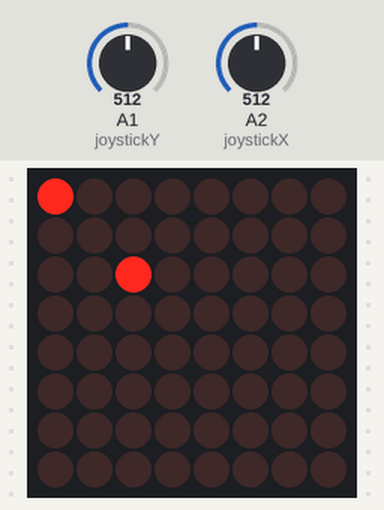
The sketch below on a simulated Arduino Uno, built with avr-gcc and run on an emulated ATmega328P. Shown: 8×8 LED matrix. The test bench sets the inputs (shaded band); at power-on: A1 (joystickY) = 512, A2 (joystickX) = 512. Random numbers use the default seed unless the sketch sets one.

Above: at 1.2 s.
1.3 s: A1 (joystickY) set to 610
At 1.93 s:
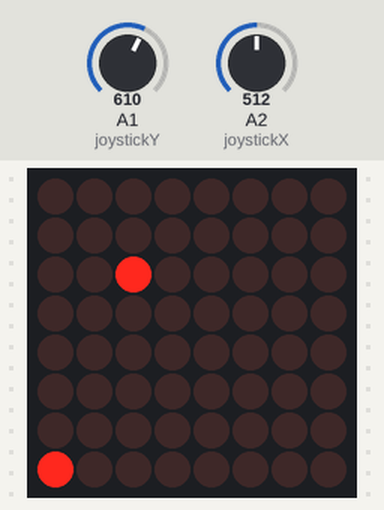
4.3 s: A2 (joystickX) set to 582
6.1 s: A2 (joystickX) set to 616
At 6.85 s:
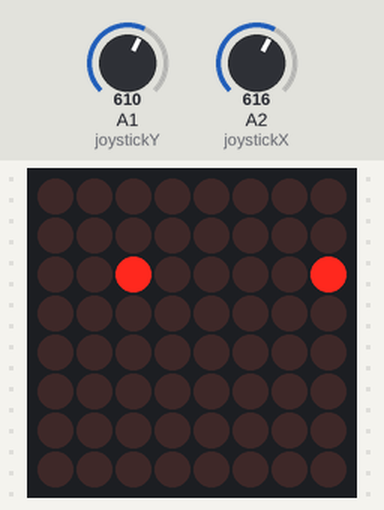
9.1 s: A2 (joystickX) set to 590
At 9.63 s:
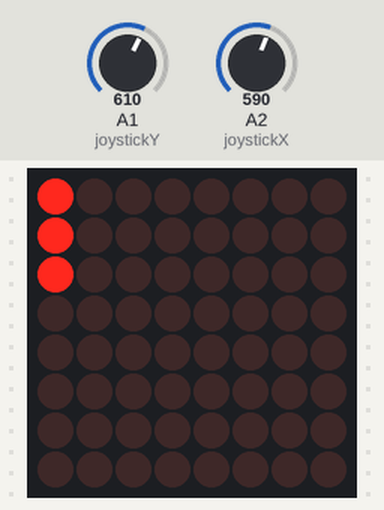
11.6 s: A1 (joystickY) set to 413
14.6 s: A1 (joystickY) set to 381
At 16.68 s:
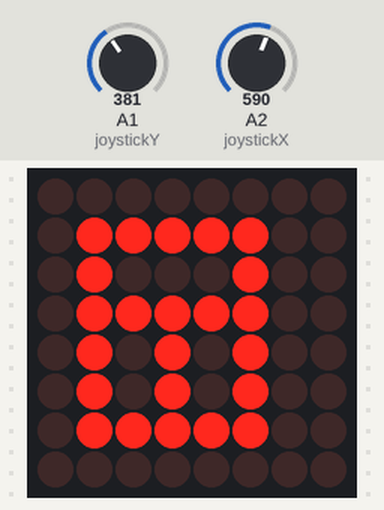
Timing chart, 0 to 18.2 s (numbered marks = the images above; inputs shaded):
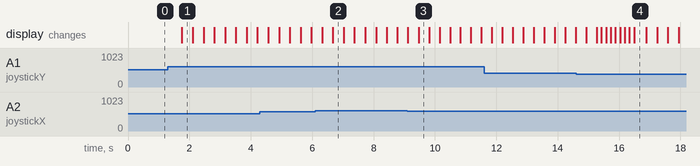

Measured:
- the behaviour switches between 600 and 601 on A2 (joystickX) (found by bisection; images 1 and 2)
- the behaviour switches between 400 and 399 on A1 (joystickY) (found by bisection; images 3 and 4)
- after the input at 1.3 s, the display: changes after 0.46 s (image 1)
- what the display in image 4 shows lasts 0.4 s, from 16.5 s to 16.9 s

The sketch:

arduino_game.ino
```cpp
// 8x8 led matrix snake game

#include "Snake.h"
#include "LedControl.h"

/* Led Matrix Setup */

LedControl lc = LedControl(12, 11, 10, 1);
// LedControl(int dataPin, int clkPin, int csPin, int numDevices=1)

void setupLedControl()
{
  // the zero refers to the MAX7219 number, it is zero for 1 chip
  lc.shutdown(0, false); // turn off power saving, enables display
  lc.setIntensity(0, 4); // sets brightness (0~15 possible values)
  lc.clearDisplay(0);    // clear screen
}

/* Utility function for printing digits using lc */
void printDigit(int digit, int offset)
{
  int ox = 1 + (offset > 0 ? 3 : 0);
  int oy = 1;

  switch (digit)
  {
    case 0:
      lc.setLed(0, ox, oy, true);
      lc.setLed(0, ox, oy+1, true);
      lc.setLed(0, ox, oy+2, true);
      lc.setLed(0, ox, oy+3, true);
      lc.setLed(0, ox, oy+4, true);

      lc.setLed(0, ox+1, oy, true);
      lc.setLed(0, ox+1, oy+4, true);

      lc.setLed(0, ox+2, oy, true);
      lc.setLed(0, ox+2, oy+1, true);
      lc.setLed(0, ox+2, oy+2, true);
      lc.setLed(0, ox+2, oy+3, true);
      lc.setLed(0, ox+2, oy+4, true);
      break;

    case 1:
      lc.setLed(0, ox+2, oy, true);
      lc.setLed(0, ox+2, oy+1, true);
      lc.setLed(0, ox+2, oy+2, true);
      lc.setLed(0, ox+2, oy+3, true);
      lc.setLed(0, ox+2, oy+4, true);
      break;

    case 2:
      lc.setLed(0, ox, oy, true);
      lc.setLed(0, ox, oy+1, true);
      lc.setLed(0, ox, oy+2, true);
      lc.setLed(0, ox, oy+4, true);

      lc.setLed(0, ox+1, oy, true);
      lc.setLed(0, ox+1, oy+2, true);
      lc.setLed(0, ox+1, oy+4, true);

      lc.setLed(0, ox+2, oy, true);
      lc.setLed(0, ox+2, oy+2, true);
      lc.setLed(0, ox+2, oy+3, true);
      lc.setLed(0, ox+2, oy+4, true);
      break;

    case 3:
      lc.setLed(0, ox, oy, true);
      lc.setLed(0, ox, oy+2, true);
      lc.setLed(0, ox, oy+4, true);

      lc.setLed(0, ox+1, oy, true);
      lc.setLed(0, ox+1, oy+2, true);
      lc.setLed(0, ox+1, oy+4, true);

      lc.setLed(0, ox+2, oy, true);
      lc.setLed(0, ox+2, oy+1, true);
      lc.setLed(0, ox+2, oy+2, true);
      lc.setLed(0, ox+2, oy+3, true);
      lc.setLed(0, ox+2, oy+4, true);
      break;

    case 4:
      lc.setLed(0, ox, oy+2, true);
      lc.setLed(0, ox, oy+3, true);
      lc.setLed(0, ox, oy+4, true);

      lc.setLed(0, ox+1, oy+2, true);

      lc.setLed(0, ox+2, oy, true);
      lc.setLed(0, ox+2, oy+1, true);
      lc.setLed(0, ox+2, oy+2, true);
      lc.setLed(0, ox+2, oy+3, true);
      lc.setLed(0, ox+2, oy+4, true);
      break;

    case 5:
      lc.setLed(0, ox, oy, true);
      lc.setLed(0, ox, oy+2, true);
      lc.setLed(0, ox, oy+3, true);
      lc.setLed(0, ox, oy+4, true);

      lc.setLed(0, ox+1, oy, true);
      lc.setLed(0, ox+1, oy+2, true);
      lc.setLed(0, ox+1, oy+4, true);

      lc.setLed(0, ox+2, oy, true);
      lc.setLed(0, ox+2, oy+1, true);
      lc.setLed(0, ox+2, oy+2, true);
      lc.setLed(0, ox+2, oy+4, true);
      break;

    case 6:
      lc.setLed(0, ox, oy, true);
      lc.setLed(0, ox, oy+1, true);
      lc.setLed(0, ox, oy+2, true);
      lc.setLed(0, ox, oy+3, true);
      lc.setLed(0, ox, oy+4, true);

      lc.setLed(0, ox+1, oy, true);
      lc.setLed(0, ox+1, oy+2, true);
      lc.setLed(0, ox+1, oy+4, true);

      lc.setLed(0, ox+2, oy, true);
      lc.setLed(0, ox+2, oy+1, true);
      lc.setLed(0, ox+2, oy+2, true);
      lc.setLed(0, ox+2, oy+4, true);
      break;

    case 7:
      lc.setLed(0, ox, oy+4, true);

      lc.setLed(0, ox+1, oy+4, true);

      lc.setLed(0, ox+2, oy, true);
      lc.setLed(0, ox+2, oy+1, true);
      lc.setLed(0, ox+2, oy+2, true);
      lc.setLed(0, ox+2, oy+3, true);
      lc.setLed(0, ox+2, oy+4, true);
      break;

    case 8:
      lc.setLed(0, ox, oy, true);
      lc.setLed(0, ox, oy+1, true);
      lc.setLed(0, ox, oy+2, true);
      lc.setLed(0, ox, oy+3, true);
      lc.setLed(0, ox, oy+4, true);

      lc.setLed(0, ox+1, oy, true);
      lc.setLed(0, ox+1, oy+2, true);
      lc.setLed(0, ox+1, oy+4, true);

      lc.setLed(0, ox+2, oy, true);
      lc.setLed(0, ox+2, oy+1, true);
      lc.setLed(0, ox+2, oy+2, true);
      lc.setLed(0, ox+2, oy+3, true);
      lc.setLed(0, ox+2, oy+4, true);
      break;

    case 9:
      lc.setLed(0, ox, oy, true);
      lc.setLed(0, ox, oy+2, true);
      lc.setLed(0, ox, oy+3, true);
      lc.setLed(0, ox, oy+4, true);

      lc.setLed(0, ox+1, oy, true);
      lc.setLed(0, ox+1, oy+2, true);
      lc.setLed(0, ox+1, oy+4, true);

      lc.setLed(0, ox+2, oy, true);
      lc.setLed(0, ox+2, oy+1, true);
      lc.setLed(0, ox+2, oy+2, true);
      lc.setLed(0, ox+2, oy+3, true);
      lc.setLed(0, ox+2, oy+4, true);
      break;

  }
}

/* Game Class Setup */

class Game : public Snake
{
public:
  int generateRandomNumber()
  {
    return random(8);
  }

  int drawSnakePart(int x, int y)
  {
    lc.setLed(0, x, y, true);
  }

  int drawFoodPart(int x, int y)
  {
    lc.setLed(0, x, y, true);
  }

  void delayBetweenUpdates(int difficulty)
  {
    delay(350 - difficulty);
  }

  void gameOverDisplay()
  {
    int score = getScore();

    lc.clearDisplay(0);

    // display game over animation

    for (int i = 0; i < 8; i++)
    {
      for (int j = 7; j >= 0; j--)
      {
        lc.setLed(0, j, i, true);
      }
      delay(150);
    }


    lc.clearDisplay(0);


    // display score

    printDigit(score / 10, 0);
    printDigit(score % 10, 1);


  }
} game;

/* Joystick Setup */

const int joystickX = 2;
const int joystickY = 1;
int x;
int y;

// these will serve as thresholds for left, right, up and down motions
const int LEFT_THRESH = 600;
const int RIGHT_THRESH = 400;
const int UP_THRESH = 600;
const int DOWN_THRESH = 400;

// the following 4 functions will trigger if their threshold is passed

void checkLeftMotion()
{
  if (y > LEFT_THRESH)
  {
    game.sendInput(game.MOVE_LEFT);
  }
}

void checkRightMotion()
{
  if (y < RIGHT_THRESH)
  {
    game.sendInput(game.MOVE_RIGHT);
  }
}

void checkUpMotion()
{
  if (x > UP_THRESH)
  {
    game.sendInput(game.MOVE_UP);
  }
}

void checkDownMotion()
{
  if (x < DOWN_THRESH)
  {
    game.sendInput(game.MOVE_DOWN);
  }
}

// this function wraps up the four above for clearer code
void handleInput()
{
  x = analogRead(joystickX);
  y = analogRead(joystickY);

  checkLeftMotion();
  checkRightMotion();
  checkUpMotion();
  checkDownMotion();
}

// this function restarts the game after receiving input
void awaitForInput()
{
  x = analogRead(joystickX);
  y = analogRead(joystickY);

  if (x > UP_THRESH ||
      x < DOWN_THRESH ||
      y < RIGHT_THRESH ||
      y > LEFT_THRESH)
  {
    game.init();
  }
}

/* Arduino code */

void setup()
{
  Serial.begin(9600);
  randomSeed(analogRead(0));
  setupLedControl();
  game.init();
}

void loop()
{
  if (game.isPlaying())
  {
    handleInput();
    lc.clearDisplay(0);
    game.render();
    game.update();
    game.delayBetweenUpdates(game.getDifficulty());
  }
  else if (game.isFinished())
  {
    game.over();
    delay(250);
  }
  else
  {
    awaitForInput();
    delay(150);
  }
}
```

Snake.cpp
```cpp
#include "Snake.h"

void Snake::update()
{
    movePlayer();

    if (playerCrashed())
    {
        playing = false;
        finished = true;
    }

    if (playerAteFood())
    {
        spawnFood();
        grow();
    }

    if (movesUntilRespawn == 0)
    {
        spawnFood();
    }
}

void Snake::grow()
{
    player[length].value = TAIL;
    player[length].x = food.x;
    player[length].y = food.y;
    length++;

    // game becomes more difficult
    difficulty += DIFFICULTY_BIT;
}

bool Snake::playerAteFood()
{
    if ((player[0].x == food.x) && (player[0].y == food.y))
    {
        return true;
    }
    return false;
}

bool Snake::playerCrashed()
{
    for (int i = 1; i < length; i++)
    {
        if ((player[0].x == player[i].x) && (player[0].y == player[i].y))
        {
            return true;
        }
    }
    return false;
}

void Snake::sendInput(int towards)
{
    direction = towards % 4; // there are only 4 motions atm
}

void Snake::movePlayer()
{
    switch (direction)
    {
    case MOVE_RIGHT:
        moveParts(1, 0);
        break;
    case MOVE_LEFT:
        moveParts(-1, 0);
        break;
    case MOVE_UP:
        moveParts(0, -1);
        break;
    case MOVE_DOWN:
        moveParts(0, 1);
        break;
    }

    movesUntilRespawn -= 1;
}

void Snake::moveParts(int xAmount, int yAmount)
{
    int nextX = player[0].x;
    int nextY = player[0].y;
    int auxX;
    int auxY;

    // The board is cyclic,
    // meaning that if the player slides off one side
    // he will spawn the opposite side

    player[0].x = (player[0].x + xAmount) % BOARD_SIZE;
    player[0].x += (player[0].x < 0) ? BOARD_SIZE : 0;

    player[0].y = (player[0].y + yAmount) % BOARD_SIZE;
    player[0].y += (player[0].y < 0) ? BOARD_SIZE : 0;

    for (int i = 1; i < length; i++)
    {
        auxX = player[i].x;
        auxY = player[i].y;
        player[i].x = nextX;
        player[i].y = nextY;
        nextX = auxX;
        nextY = auxY;
    }
}

void Snake::render()
{
    drawPlayer();
    drawFood();
}

void Snake::drawFood()
{
    drawFoodPart(food.x, food.y);
}

void Snake::drawPlayer()
{
    for (int i = 0; i < length; i++)
    {
        drawSnakePart(player[i].x, player[i].y);
    }
}

void Snake::init()
{
    setupPlayer();
    spawnFood();
    playing = true;
    finished = false;
}

void Snake::spawnFood()
{
    bool ok = false;
    while (!ok)
    {
        food.x = generateRandomNumber();
        food.y = generateRandomNumber();
        if (food.x != player[0].x && food.y != player[0].y)
        {
            ok = true;
        }
    }

    if (difficulty > DIFFICULTY_THRESH)
    {
        // now food will respawn if the player doesn't eat it
        // in the least amount of moves

        int minx, maxx;
        int miny, maxy;

        // compute movesUntilRespawn

        if (player[0].x < food.x)
        {
            minx = player[0].x;
            maxx = food.x;
        }
        else
        {
            minx = food.x;
            maxx = player[0].x;
        }

        if (player[0].y < food.y)
        {
            miny = player[0].y;
            maxy = food.y;
        }
        else
        {
            miny = food.y;
            maxy = player[0].y;
        }

        movesUntilRespawn = (((maxx - minx) < (minx + BOARD_SIZE - maxx)) ? (maxx - minx) : (minx + BOARD_SIZE - maxx)) +
                            (((maxy - miny) < (miny + BOARD_SIZE - maxy)) ? (maxy - miny) : (miny + BOARD_SIZE - maxy));
    }
}

void Snake::setupPlayer()
{
    player[0].value = HEAD;
    player[0].x = 0;
    player[0].y = 0;

    for (int i = 1; i < BOARD_SIZE_SQRD; i++)
    {
        player[i].value = NEUTRAL;
        player[i].x = 0;
        player[i].y = 0;
    }
}

void Snake::over()
{
    gameOverDisplay();

    // reinit
    direction = -1;
    length = 1;
    difficulty = 0;
    finished = false;
}
```

Snake.h
```cpp
struct Player
{
    int value;
    int x;
    int y;
};

struct Food
{
    int x;
    int y;
};

class Snake
{
  public:
    static const int BOARD_SIZE = 8;
    static const int BOARD_SIZE_SQRD = BOARD_SIZE * BOARD_SIZE;

    static const int NEUTRAL = 0;
    static const int HEAD = 1;
    static const int TAIL = 2;
    static const int FOOD = 8;

    static const int MOVE_RIGHT = 0;
    static const int MOVE_LEFT = 1;
    static const int MOVE_UP = 2;
    static const int MOVE_DOWN = 3;

    static const int DIFFICULTY_BIT = 5;
    static const int DIFFICULTY_THRESH = 5 * DIFFICULTY_BIT;

    // INPUT
    // direction should be one of the MOVE_ variables
    void sendInput(int direction);

    // game state functions
    void init();
    void update();
    void render();
    void over();
    bool isPlaying() { return playing; }
    bool isFinished() { return finished; }

    // getter for difficulty
    int getDifficulty() { return difficulty; }

    // getter for score
    int getScore() { return length; }

    // handler for generating random positions
    virtual int generateRandomNumber() = 0;

    // handler for drawing each part of the snake
    virtual int drawSnakePart(int x, int y) = 0;

    // handler for drawing food
    virtual int drawFoodPart(int x, int y) = 0;

    // handler for delay between updates
    virtual void delayBetweenUpdates(int difficulty = 0) = 0;

    // handler for end game
    virtual void gameOverDisplay() = 0;

  private:
    // game variables
    bool playing;
    bool finished;
    int difficulty = 0;

    // food variables
    Food food;
    int movesUntilRespawn = -1;

    // player variables
    Player player[BOARD_SIZE_SQRD];
    int direction = -1; // it doesn't move on start
    int length = 1;

    // init functions
    void setupPlayer();
    void spawnFood();

    //update functions
    void movePlayer();
    void moveParts(int xAmount, int yAmount);
    bool playerCrashed();
    bool playerAteFood();
    void grow();

    // render functions
    void drawFood();
    void drawPlayer();
};
```
